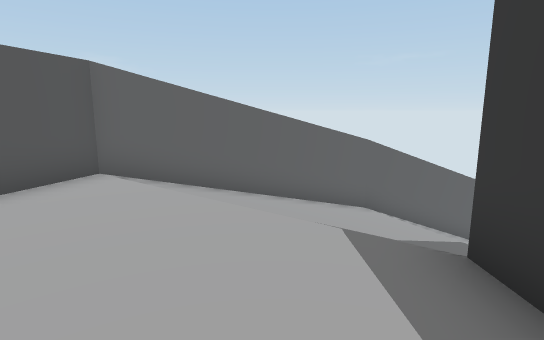
View 1 (above)

15 first-person views from a walk through a 3-D level made in the Unity game engine. The camera is 1.2 m above the floor, tilts 10° down and sees 80° across. The floor is counted in squares, 1 m on a side. Each view is taken from the middle of a square. On the plan, view 1 faces up. The plan holds only what a view shows up to about 14 squares ahead; the rest is blank. The place goes on beyond the plan. The player character is not drawn.

View 2
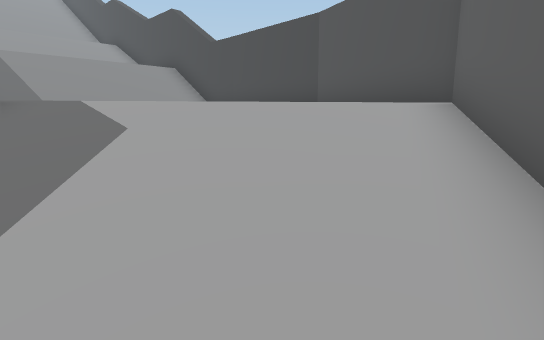

View 3
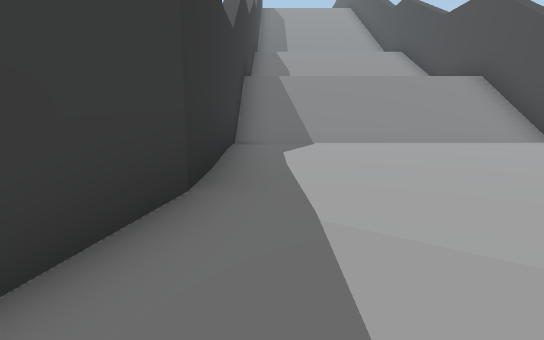

View 4
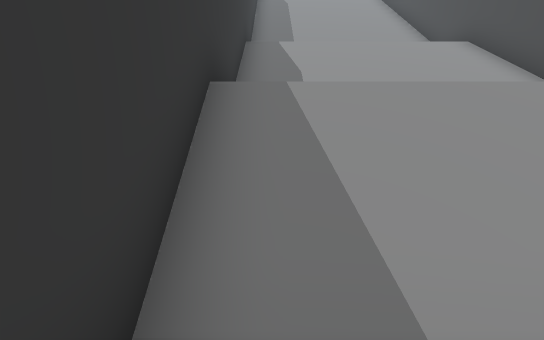

View 5
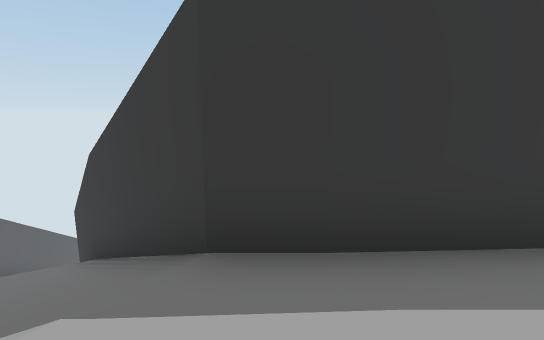

View 6
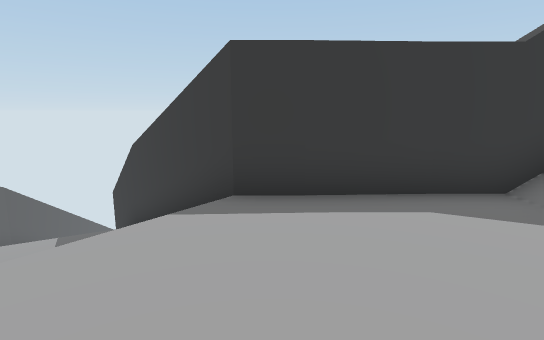

View 7
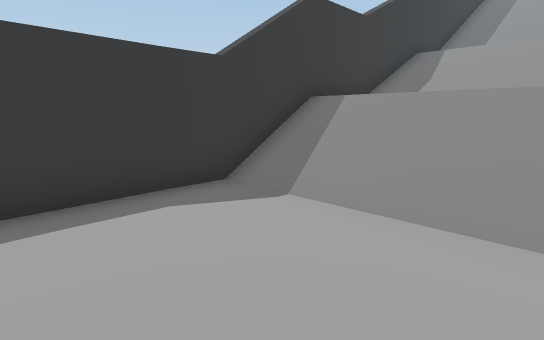

View 8
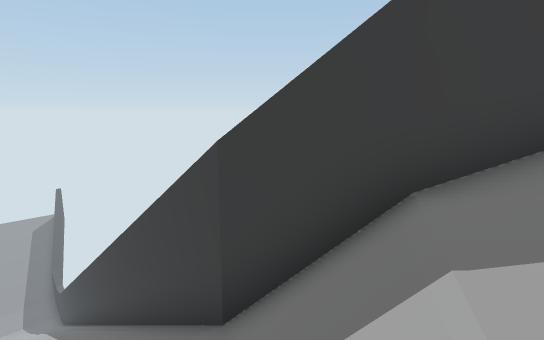

View 9
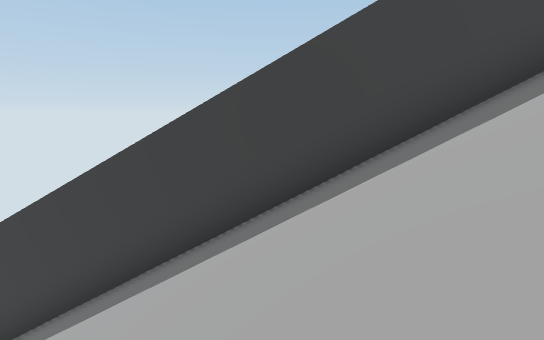

View 10
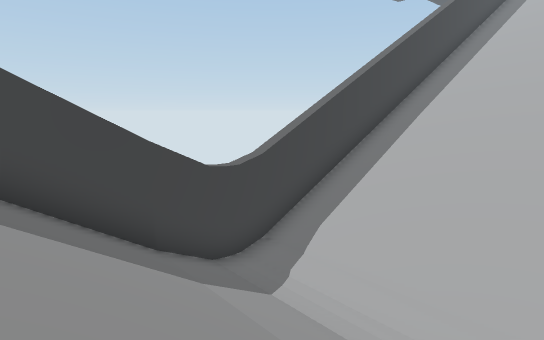

View 11
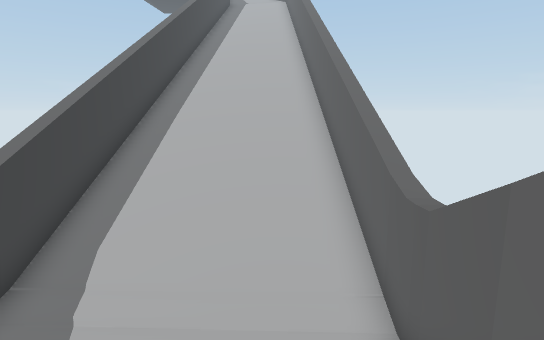

View 12
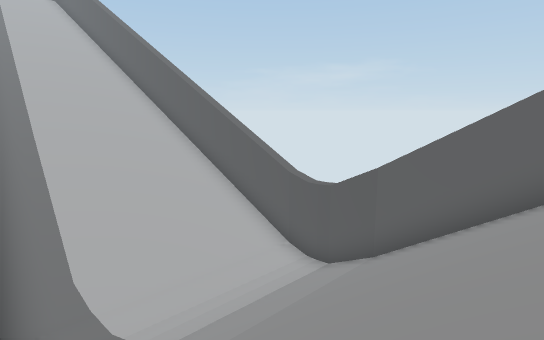

View 13
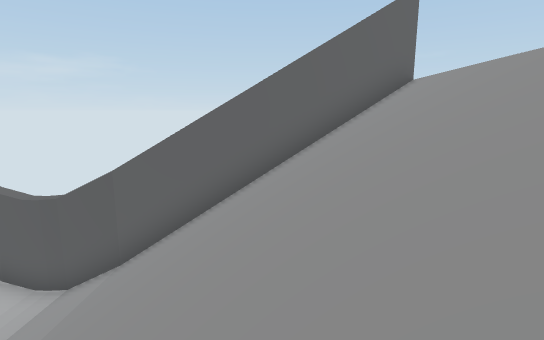

View 14
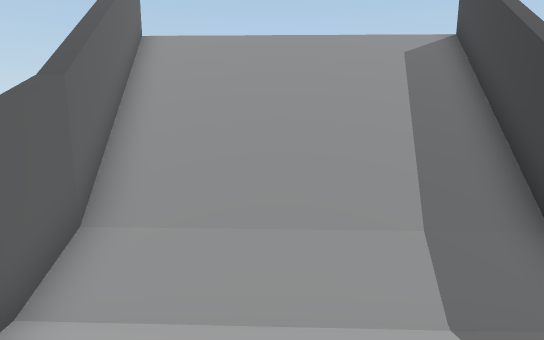

View 15
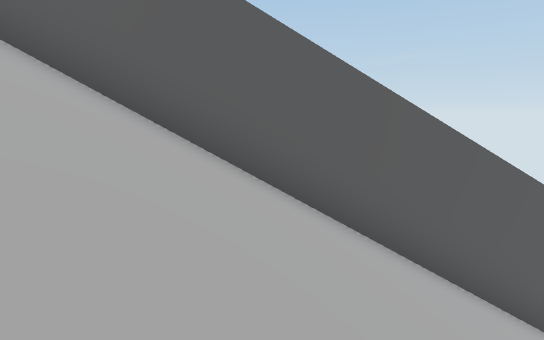

### Floor plan
Key: @ floor where view 1 was taken; # wall or solid block; x gap in a wall; . main floor; : floor 3.25 m higher than the main floor; - floor 14.5 m lower than the main floor; / step, stairs or slope; = window, fence, low wall or low ledge.
Columns run from 5 left of view 1 to 37 right of it. Each row starts with its distance up from view 1.
 13                                      ######
 12                     ##################////
 11          ###########=///////////--////////
 10       ####//     ///////////////--////////
  9      ##///        //////////////--////////
  8    ###/////       //////////////--////////
  7  ###////////####////////////////--////////
  6  #.////////##  ############/////--////////
  5  #..//////##              ##########//////
  4  #...///###                        #####//
  3 # .....##                              ##x
  2 # .....#
  1 # .....#
  0 # ...@.#
 -1 #......#
 -2 #//////#
 -3 #//////#
 -4 #//////#
 -5 #      #
 -6 #      #
 -7 #//////#
 -8 #//////#
 -9 #//////#
-10 #::::::#
-11 #      #
-12 #//////#

Where each view was taken, in squares from view 1:
view 1: 0 up, 0 right, facing up
view 2: 8 up, 2 right, facing down-left
view 3: 5 up, 1 right, facing down
view 4: 0 up, 1 right, facing down
view 5: 2 up, 1 left, facing right
view 6: 2 up, 3 left, facing right
view 7: 2 up, 3 left, facing down-right
view 8: 9 up, 4 right, facing down-right
view 9: 11 up, 16 right, facing down
view 10: 11 up, 32 right, facing down-left
view 11: 10 up, 32 right, facing left
view 12: 5 up, 33 right, facing up-left
view 13: 5 up, 33 right, facing up
view 14: 9 up, 25 right, facing right
view 15: 7 up, 15 right, facing up
